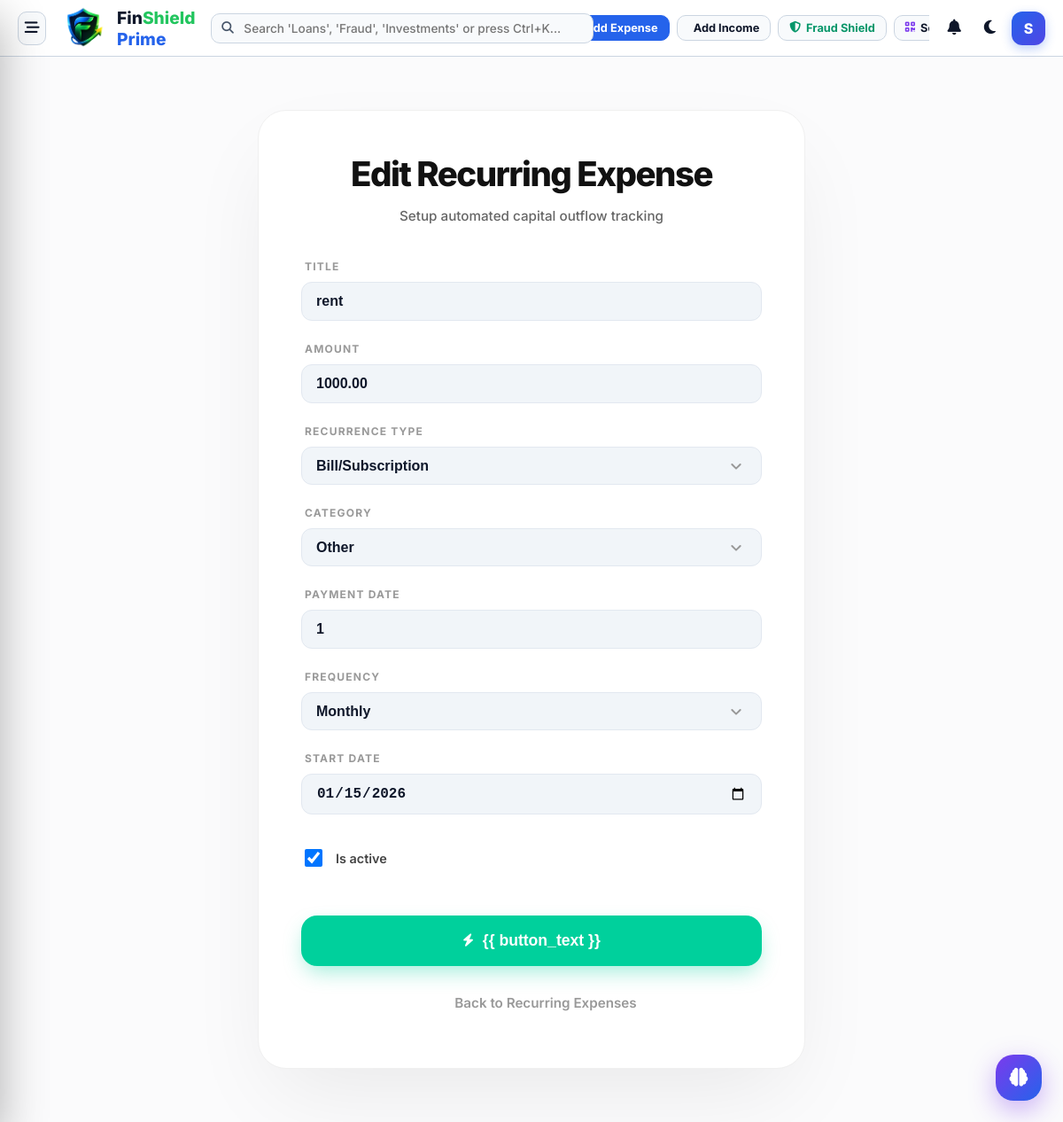
/expenses/recurring/edit/2/ (signed in), run on the app's committed database.
### expenses/models.py (models this page shows, shortened)
class RecurringExpense(models.Model):
    FREQUENCY_CHOICES = [
        ('MON', 'Monthly'),
        ('WEK', 'Weekly'),
    ]
    TYPE_CHOICES = [
        ('BILL', 'Bill/Subscription'),
        ('SIP', 'SIP / Investment'),
    ]
    title = models.CharField(max_length=100)
    amount = models.DecimalField(max_digits=10, decimal_places=2)
    recurrence_type = models.CharField(max_length=4, choices=TYPE_CHOICES, default='BILL')
    category = models.CharField(max_length=3, choices=Expense.CATEGORY_CHOICES, null=True, blank=True)
    frequency = models.CharField(max_length=3, choices=FREQUENCY_CHOICES, default='MON')
    payment_date = models.IntegerField(default=1, help_text="Day of the month (1-31) when this is due")
    start_date = models.DateField(default=date.today)
    last_processed_date = models.DateField(null=True, blank=True)
    is_active = models.BooleanField(default=True)

### expenses/views.py (the view)
# urls.py: path('recurring/edit/<int:pk>/', RecurringExpenseUpdateView.as_view(), name='recurring_edit'),
class RecurringExpenseUpdateView(LoginRequiredMixin, UpdateView):
    model = RecurringExpense
    form_class = RecurringExpenseForm
    template_name = 'expenses/recurring_form.html'
    success_url = reverse_lazy('recurring_list')
    def get_context_data(self, **kwargs):
        context = super().get_context_data(**kwargs)
        context['page_title'] = 'Edit Recurring Expense'
        context['button_text'] = 'Update Automation'
        return context

### expenses/views.py
class RecurringExpenseForm(forms.ModelForm):
    class Meta:
        model = RecurringExpense
        fields = ['title', 'amount', 'recurrence_type', 'category', 'payment_date', 'frequency', 'start_date', 'is_active']
        widgets = {
            'title': forms.TextInput(attrs={'class': 'form-control', 'placeholder': 'e.g. Netflix, Rent'}),
            'amount': forms.NumberInput(attrs={'class': 'form-control'}),
            'recurrence_type': forms.Select(attrs={'class': 'form-control', 'onchange': 'toggleCategory(this)'}),
            'category': forms.Select(attrs={'class': 'form-control'}),
            'payment_date': forms.NumberInput(attrs={'class': 'form-control', 'min': 1, 'max': 31, 'placeholder': 'Day (1-31)'}),
            'frequency': forms.Select(attrs={'class': 'form-control'}),
            'start_date': forms.DateInput(attrs={'type': 'date', 'class': 'form-control'}),
            'is_active': forms.CheckboxInput(attrs={'class': 'form-check-input', 'style': 'margin-left: 0;'})
        }

### templates/expenses/recurring_form.html (shortened to what this page needs)
{% extends "base.html" %}
{% load static %}
{% block content %}
<div class="form-page-container">
    <div class="form-card">
        <div class="form-header">
            <h1>{{ page_title }}</h1>
            <p>Setup automated capital outflow tracking</p>
        </div>
        <form method="post">
            {% for field in form %}
            <div class="form-group">
                {% if field.field.widget.input_type == 'checkbox' %}
                <div class="form-check-wrapper">
                    {{ field }}
                    <label for="{{ field.id_for_label }}" class="form-check-label">{{ field.label }}</label>
                </div>
                {% else %}
                <label class="form-label" for="{{ field.id_for_label }}">{{ field.label }}</label>
                {{ field }}
                {% endif %}
            </div>
            {% endfor %}
            <div class="form-actions">
                <button type="submit" class="btn-submit"><i class="fa-solid fa-bolt" style="font-size: 0.9rem;"></i> {{
                    button_text }}</button>
                <a href="{% url 'recurring_list' %}" class="btn-cancel">Back to Recurring Expenses</a>
            </div>
        </form>
    </div>
</div>
{% endblock %}

### templates/base.html (shortened to what this page needs)
{% load static %}
<!DOCTYPE html>
<html lang="en">
<head>
    <link rel="stylesheet" href="https://cdnjs.cloudflare.com/ajax/libs/font-awesome/6.4.0/css/all.min.css">
    <link rel="stylesheet" href="{% static 'css/modern_theme.css' %}">
    <link rel="stylesheet" href="{% static 'css/ledger.css' %}">
    <link rel="stylesheet" href="{% static 'css/enterprise_dashboard.css' %}">
</head>
<body data-theme="light">
    <button class="floating-action-btn" id="floatingAiBtn" onclick="openAffordModal()" title="FinShield Prime Decision Assistant">
        <i class="fa-solid fa-brain"></i>
    </button>
    <div class="app-master-container">
        <header class="app-topbar">
            <div style="display: flex; align-items: center; gap: 12px; shrink: 0;">
                <button class="hamburger-toggle-btn" onclick="openSidebarDrawer()" title="Open Navigation Drawer">
                    <i class="fa-solid fa-bars-staggered"></i>
                </button>
                <a href="{% url 'home' %}" style="text-decoration: none; display: flex; align-items: center; gap: 8px; font-weight: 800; font-size: 1.2rem; color: var(--text-main);">
<img src="{% static 'images/f.png' %}"
     alt="FinShield Prime"
     style="width:60px; height:60px; object-fit:contain;">
<span>
    <span style="color: var(--text-main);">Fin</span><span style="color: #22c55e;">Shield</span>
    <span style="color: var(--accent-blue); font-weight: 800;">Prime</span>
</span>                </a>
            </div>
            <div class="topbar-search-wrapper">
                <form action="{% url 'search' %}" method="GET" id="globalSearchForm" onsubmit="return handleSmartSearch(event)">
                    <input type="text" name="q" id="globalSearchInput" class="topbar-search-input" placeholder="Search 'Loans', 'Fraud', 'Investments' or press Ctrl+K..." autocomplete="off">
                </form>
            </div>
            <div class="header-actions-group">
                <a href="{% url 'expense_create' %}" class="header-action-btn btn-primary-blue">
                     Add Expense
                </a>
                <a href="{% url 'wallet_dashboard' %}" class="header-action-btn">
                     Add Income
                </a>
                <a href="{% url 'fraud_detection' %}" class="header-action-btn" style="color: var(--accent-emerald);">
                    <i class="fa-solid fa-shield-halved"></i> Fraud Shield
                </a>
                <a href="{% url 'scan_pay' %}" class="header-action-btn">
                    <i class="fa-solid fa-qrcode" style="color: var(--accent-purple);"></i> Scan Receipt
                </a>
            </div>
            <div style="display: flex; align-items: center; gap: 12px; shrink: 0;">
                <div style="position: relative;">
                    <button class="nav-icon-btn" id="bellIcon" style="background: none; border: none; font-size: 1.1rem; color: var(--text-main); cursor: pointer; position: relative;">
                        <i class="fa-solid fa-bell"></i>
                    </button>
                </div>
                <button class="theme-toggle" id="themeToggle" title="Toggle Theme" style="background: none; border: none; font-size: 1.1rem; color: var(--text-main); cursor: pointer;">
                </button>
                <div style="position: relative;">
                    <div class="user-profile" id="userProfileBtn" style="cursor: pointer;" title="{{ user.username }}">
                        <div class="avatar">{{ user.username.0|upper }}</div>
                    </div>
                </div>
            </div>
        </header>
        <div class="main-wrapper-content">
            <div class="content-body" style="flex: 1;">
                {% block content %}{% endblock %}
            </div>
        </div>
    </div>
</body>
</html>

### static/css/modern_theme.css (style rules this page uses)
:root { --primary-900: #020617; --primary-800: #0f172a; --primary-700: #1e293b; --primary-600: #334155; --accent-blue: #2563eb; --accent-blue-subtle: rgba(37, 99, 235, 0.1); --accent-mint: #10b981; --accent-mint-subtle: rgba(16, 185, 129, 0.1); --accent-coral: #ef4444; --accent-coral-subtle: rgba(239, 68, 68, 0.1); --accent-gold: #f59e0b; --accent-purple: #8b5cf6; --bg-body: #f1f5f9; --bg-card: #ffffff; --bg-glass: rgba(255, 255, 255, 0.9); --bg-sidebar: #0f172a; --text-main: #0f172a; --text-muted: #64748b; --text-on-dark: #f8fafc; --shadow-xs: 0 1px 2px 0 rgb(0 0 0 / 0.05); --shadow-sm: 0 4px 6px -1px rgb(0 0 0 / 0.05), 0 2px 4px -2px rgb(0 0 0 / 0.05); --shadow-md: 0 10px 15px -3px rgb(0 0 0 / 0.08), 0 4px 6px -4px rgb(0 0 0 / 0.04); --shadow-lg: 0 20px 25px -5px rgb(0 0 0 / 0.1), 0 8px 10px -6px rgb(0 0 0 / 0.1); --shadow-glow: 0 0 15px rgba(37, 99, 235, 0.15); --border-light: #e2e8f0; --border-glass: rgba(255, 255, 255, 0.1); --radius-xl: 20px; --radius-lg: 16px; --radius-md: 12px; --radius-sm: 8px; --ease-out: cubic-bezier(0.2, 0.8, 0.2, 1); }
body { background-color: var(--bg-body); color: var(--text-main); font-family: 'Inter', sans-serif; transition: background-color 0.4s var(--ease-out), color 0.4s var(--ease-out); -webkit-font-smoothing: antialiased; }
a { text-decoration: none; color: inherit; }
.nav-icon-btn { position: relative; background: transparent; border: none; color: var(--text-muted); font-size: 1.1rem; cursor: pointer; padding: 8px; border-radius: 50%; transition: var(--trans-fast); }

### static/css/ledger.css (style rules this page uses)
input.form-control, select.form-control, textarea.form-control { width: 100%; padding: 12px 16px; border: 1px solid var(--border-light); border-radius: 12px; background: var(--bg-body); color: var(--text-main); font-size: 1rem; transition: all 0.2s; }

### static/css/enterprise_dashboard.css (style rules this page uses)
:root { --font-family: 'Inter', -apple-system, BlinkMacSystemFont, 'Segoe UI', Roboto, sans-serif; --bg-primary: #f8fafc; --bg-card: #ffffff; --bg-sidebar: #ffffff; --bg-glass: rgba(255, 255, 255, 0.95); --border-subtle: #cbd5e1; --border-glow: #2563eb; --text-main: #0f172a; --text-sub: #334155; --text-muted: #475569; --accent-blue: #2563eb; --accent-indigo: #4f46e5; --accent-emerald: #059669; --accent-amber: #d97706; --accent-rose: #dc2626; --accent-purple: #7c3aed; --shadow-card: 0 4px 12px rgba(15, 23, 42, 0.05), 0 1px 3px rgba(15, 23, 42, 0.03); --shadow-hover: 0 12px 28px rgba(37, 99, 235, 0.12); }
body { background-color: var(--bg-primary); color: var(--text-main); font-family: var(--font-family); margin: 0; -webkit-font-smoothing: antialiased; }
.app-master-container { min-height: 100vh; width: 100%; display: flex; flex-direction: column; }
.app-topbar { position: sticky; top: 0; height: 64px; background: var(--bg-card); border-bottom: 1px solid var(--border-subtle); display: flex; align-items: center; justify-content: space-between; padding: 0 20px; z-index: 900; width: 100%; box-sizing: border-box; gap: 12px; }
.header-actions-group { display: flex; align-items: center; gap: 8px; overflow-x: auto; scrollbar-width: none; }
.header-action-btn { padding: 6px 12px; border-radius: 10px; font-size: 0.8rem; font-weight: 700; white-space: nowrap; border: 1px solid var(--border-subtle); background: var(--bg-primary); color: var(--text-main); cursor: pointer; display: inline-flex; align-items: center; gap: 6px; transition: all 0.2s ease; text-decoration: none; }
.header-action-btn.btn-primary-blue { background: var(--accent-blue); color: #ffffff; border-color: var(--accent-blue); }
.hamburger-toggle-btn { width: 38px; height: 38px; border-radius: 10px; border: 1px solid var(--border-subtle); background: var(--bg-primary); color: var(--text-main); font-size: 1.05rem; display: flex; align-items: center; justify-content: center; cursor: pointer; transition: all 0.2s ease; }
.main-wrapper-content { margin-left: 0 !important; width: 100% !important; min-height: calc(100vh - 64px); display: flex; flex-direction: column; }

### data on the page
RecurringExpense: form "rent" "1000.00" "Bill/Subscription" "Other" "1" "Monthly" "01/15/2026", form "☑"

### other printed values
{{ user.username.0|upper }} "S"
{{ page_title }} "Edit Recurring Expense"
{{ field.label }} "TITLE" "AMOUNT" "RECURRENCE TYPE" "CATEGORY" "PAYMENT DATE" "FREQUENCY" "START DATE"
{{ field.label }} "Is active"
